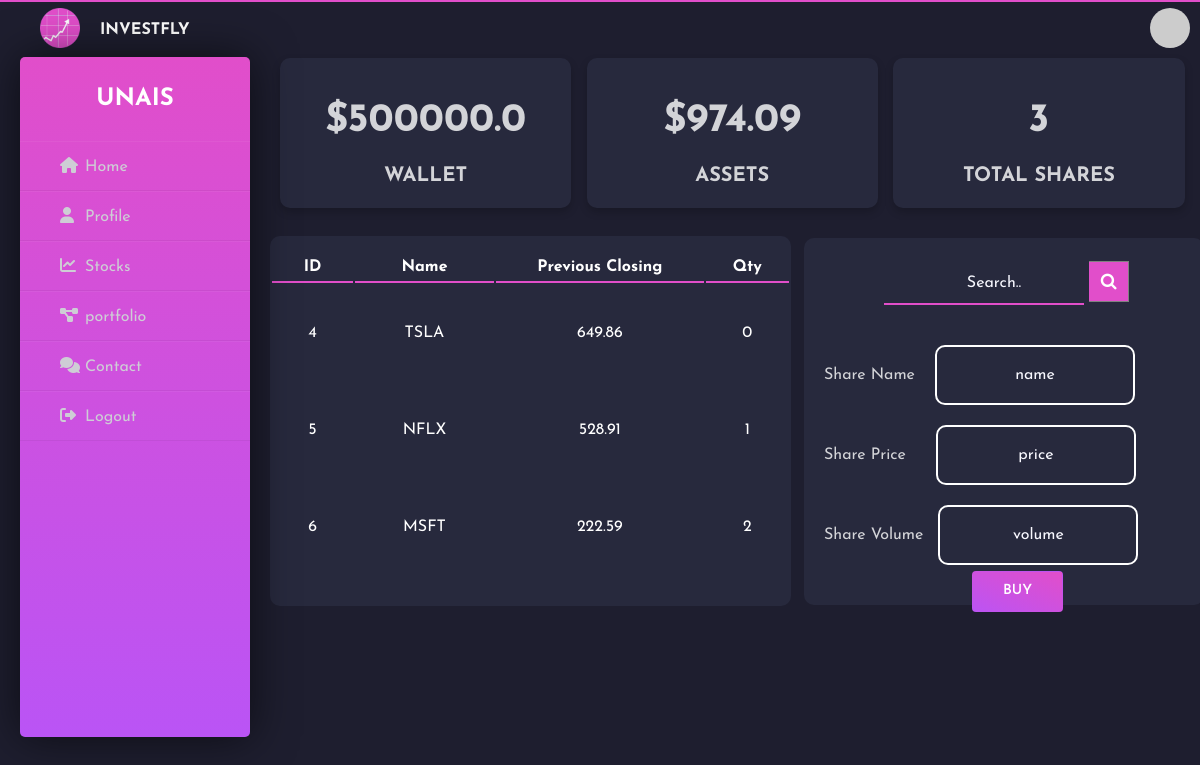
Page /dashboard (signed in) on the committed database.
### app/models.py (models this page shows, shortened)
class user_login(UserMixin, db.Model):
    id = db.Column(db.Integer, primary_key=True, nullable=False)
    username = db.Column(db.String(64), index=True, unique=True, nullable=False)
    email = db.Column(db.String(120), index=True, unique=True, nullable=False)
    password_hash = db.Column(db.String(128))
    def avatar(self, size):
        digest = md5(self.email.lower().encode('utf-8')).hexdigest()
        return 'https://www.gravatar.com/avatar/{}?d=identicon&s={}'.format(digest, size)

class wallet(db.Model):
    id = db.Column(db.Integer, primary_key=True, nullable=False)
    user_id = db.Column(db.Integer, db.ForeignKey('user_login.id',onupdate='CASCADE',ondelete='CASCADE'),unique=True, nullable=False)
    balance = db.Column(db.Float)

class stock(db.Model):
    id = db.Column(db.Integer, primary_key=True, nullable=False)
    stock_name = db.Column(db.String, nullable=False)
    quantity = db.Column(db.Integer, nullable=False)
    curr_price = db.Column(db.Float, nullable=False)
    user_id = db.Column(db.Integer, db.ForeignKey('user_login.id',onupdate='CASCADE',ondelete='CASCADE'), nullable=False)
    def get_list(self):
        return [self.id, self.stock_name, self.curr_price , self.quantity]

### app/routes.py (the view)
@app.route('/dashboard', methods = ['GET', 'POST'])
@login_required
def dashboard():
    search_s = SearchForm()
    search_results = ["name" , "price" , "volume"]
    user = user_info.query.filter_by(id=current_user.id).first_or_404()
    u_wallet = wallet.query.filter_by(user_id=current_user.id).first_or_404()
    u_wallet.balance = "{:.2F}".format(u_wallet.balance)
    shares = db.session.query(func.sum(stock.quantity)).filter(stock.user_id==current_user.id).scalar()
    db.session.commit()
    headings = ['ID', 'Name', 'Previous Closing','Qty']
    user_stocks = stock.query.filter_by(user_id=current_user.id).all()
    data = []
    assets = 0
    for i in range(len(user_stocks)):
        data.append(user_stocks[i].get_list())
        assets = assets + (user_stocks[i].curr_price * user_stocks[i].quantity)
    assets = "{:.2F}".format(assets)
    if search_s.validate_on_submit():
        ticker_info = search_ticker(search_s.search.data)
        search_results = [ticker_info.name, ticker_info.price, ticker_info.volume]
    return render_template('dashboard.html', wallet=u_wallet,
                            data=data , headings=headings,
                            results=search_results,
                            searches=search_s, assets=assets,
                            shares=shares)

### app/forms.py
class SearchForm(FlaskForm):
    search = StringField('Search..')
    submit = SubmitField('Search')

### app/models.py (called while the page is built)
@app.before_request
def before_request():
    session.permanent = True
    app.permanent_session_lifetime = timedelta(seconds=600)

@login.user_loader
def load_user(id):
    return user_login.query.get(int(id))

### app/templates/dashboard.html (shortened to what this page needs)
{% extends "base2.html" %}
{% block head %}
  <link rel= "stylesheet" type= "text/css" href= "{{url_for('static',filename='css/dashboard.css')}}">
  <link rel="stylesheet" href="https://cdnjs.cloudflare.com/ajax/libs/font-awesome/4.7.0/css/font-awesome.min.css">
{% endblock %}
{% block content %}
<div class="row">
    <div class="column">
      <div class="card">
        <div class="container">
        <h1><b>${{ wallet.balance }} </b></h1>
        <h3><b>WALLET</b></h3>
      </div>
    </div>
    </div>
     <div class="column">
      <div class="card">
        <div class="container">
        <h1><b>${{ assets }}</b></h1>
        <h3><b>ASSETS</b></h3>
      </div>
     </div>
    </div>
     <div class="column">
      <div class="card">
        <div class="container">
        <h1><b>{{shares}}</b></h1>
        <h3><b>TOTAL SHARES</b></h3>
      </div>
    </div>
  </div>
</div>
<div class="search-box">
 <form name="Form" action="" method="post" >
  <div class="shares">
    <div class="example">
      <input type="text" name="search" placeholder="Search..">
      <button type="submit" onclick="loading()"><i class="fa fa-search"></i></button>
    </div>
    <div class="data">
      <label class=label1 for="fname">Share Name</label>
      <input class="items" type="text" name="Share Name" placeholder="{{ results[0]}}" disabled>
    </div>
    <div class="data">
      <label class=label2 for="fname">Share Price</label>
      <input class="items" type="text" name="Share Price" placeholder="{{ results[1]}}" disabled>
    </div>
    <div class="data">
      <label class=label3 for="fname">Share Volume</label>
      <input class="items" type="text" name="Share Volume" placeholder="{{ results[2]}}" disabled>
    </div>
  </form>
  </div>
<div>
<a href="{{url_for('buy', s_name=results[0])}}" id="myBtn" class="btn btn-fill btn-primary">BUY</a>
</div>
  <div class=row1>
  <table class="table">
    <tr class="tab_head">
        {% for header in headings %}
        <th class="tab_b">{{ header }}</th>
        {% endfor %}
    </tr>
    {% for row in data %}
    <tr>
        {% for cell in row %}
        <td class="tab_body">{{ cell }}</td>
        {% endfor %}
    </tr>
    {% endfor %}
 </table>
  </div>
{% endblock %}

### app/templates/base2.html (shortened to what this page needs)
<!DOCTYPE html>
<html lang="en">
<head>
	<link rel= "stylesheet" type= "text/css" href= "{{url_for('static',filename='css/base2.css')}}">
    {% block head %}{% endblock %}
</head>
<body>
<div class="wrapper">
    <img class="img" src="{{url_for('static',filename='img/logo1.png')}}" width="40" height="40" alt="" loading="lazy">
    <div class="header">
        <h4>INVESTFLY</h4>
    </div>
    <img class="user" src="{{current_user.avatar(128)}}" width="40" height="40" alt="" loading="lazy">
    <div class="sidebar">
        <h2>{{current_user.username}}</h2>
        <ul>
            <li><a href="{{ url_for('home_page' )}}"><i class="fas fa-home"></i>Home</a></li>
            <li><a href="{{ url_for('profile') }}"><i class="fas fa-user"></i>Profile</a></li>
            <li><a href="{{ url_for('stocks') }}"><i class="fas fa-chart-line"></i>Stocks</a></li>
            <li><a href="{{ url_for('portfolio') }}"><i class="fas fa-project-diagram"></i>portfolio</a></li>
            <li><a href="#"><i class="fas fa-comments"></i>Contact</a></li>
            <li><a href="{{ url_for('logout') }}"><i class="fas fa-sign-out-alt"></i>Logout</a></li>
        </ul>
    </div>
</div>
{% block content%}
{% endblock %}
</body>
</html>

### app/Static/css/base2.css (style rules this page uses)
* { margin: 0; padding: 0; box-sizing: border-box; list-style: none; text-decoration: none; font-family: 'Josefin Sans', sans-serif; }
::placeholder { color:ghostwhite; }
body { background-color: rgb(2, 11, 37); }
.wrapper { border-top: 2px solid #e14eca; width: 100%; display: flex; position: relative; }
.wrapper .sidebar { margin-left: 20px; margin-top: 55px; width: 230px; height: 85%; background: #ba54f5; background: -webkit-linear-gradient(0deg, #ba54f5 0%, #e14eca 100%); background: -o-linear-gradient(0deg, #ba54f5 0%, #e14eca 100%); background: -moz-linear-gradient(0deg, #ba54f5 0%, #e14eca 100%); background: linear-gradient(0deg, #ba54f5 0%, #e14eca 100%); padding: 30px 0px; position: fixed; border-radius: 5px; box-shadow: 0px 0px 45px 0px rgba(0, 0, 0, 0.6); display: block; overflow: auto; }
.wrapper .sidebar h2 { color: #fff; text-transform: uppercase; text-align: center; margin-bottom: 30px; }
.wrapper .sidebar ul li { padding: 15px; border-bottom: 1px solid #bdb8d7; border-bottom: 1px solid rgba(0,0,0,0.05); border-top: 1px solid rgba(255,255,255,0.05); }
.wrapper .sidebar ul li a { margin-left: 25px; color: #cecdd5; display: block; }
.wrapper .sidebar ul li a .fas { width: 25px; }
.wrapper .header { padding-top: 20px; background: #1e1e2f; color: white; text-transform: uppercase; text-align: center; margin-left: 20px; }
.wrapper .img { margin-top: 6px; margin-left: 40px; }
.wrapper .user { border-radius: 50%; margin-left: 80% ; margin-top: 6px; }

### rows in the picture
user_login: username "UNAIS"
wallet: balance "500000.0"
stock: row "4" "0", stock_name "TSLA", curr_price "649.86"
stock: row "5" "1", stock_name "NFLX", curr_price "528.91"
stock: row "6" "2", stock_name "MSFT", curr_price "222.59"

### other values in the picture
{{ assets }} "974.09"
{{ shares }} "3"
{{ header }} "ID" "Name" "Previous Closing" "Qty"
